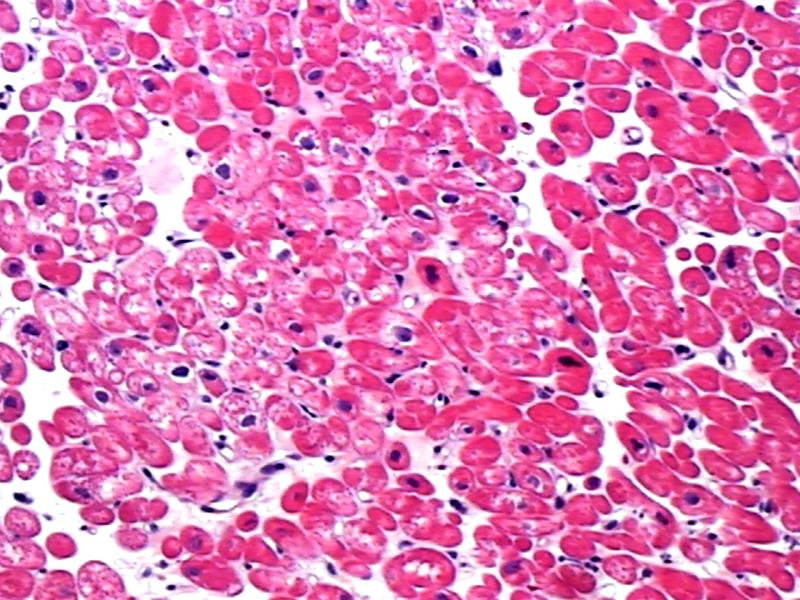
#> input picture images_original/13/R0_caso1.jpg, 800 x 600 px, found by its file name
$ python 13_texture_a.py
#> lines starting #> are read from the running program, lines starting #| are printed output that depends on the picture
### sources/library.py
import numpy as np
import matplotlib.pyplot as plt
import os
import sys

file_out = open('./outputs/' + os.path.basename(sys.argv[0]).split('.')[0] + '.txt', "w")

def print_out(text):
    print(text)
    file_out.write(text + '\n')

# [43 lines left out: functions plotar_histograma_cinzas, plotar_histograma_ruido, plotar_comparacao_histograma, not called in this run]

### sources/13_texture_a.py
# Instalar pacote com `pip3 install pillow`
from PIL import Image
# The fundamental package for scientific computing with Python
import numpy as np
# Importação da biblioteca própria
import library

def calculate_glcm(image_array, distance, angle):
    # cria uma matriz de zeros para a matriz de co-ocorrência
    glcm = np.zeros((256, 256), dtype=np.uint32)

    # itera sobre a imagem e incrementa os valores da matriz de co-ocorrência
    for row in range(image_array.shape[0] - distance):
        for col in range(image_array.shape[1] - distance):
            # pega o valor do pixel atual e do pixel adjacente
            p1 = image_array[row, col]
            p2 = image_array[row + distance, col + angle]

            # incrementa a entrada correspondente na matriz de co-ocorrência
            glcm[p1, p2] += 1

    # normaliza a matriz de co-ocorrência para que as entradas somem 1
    glcm = glcm / np.sum(glcm)

    return glcm

def calculate_haralick(image_array, distance=1, angle=0):
    # calcula a matriz de co-ocorrência para o ângulo e distância especificados
    glcm = calculate_glcm(image_array, distance, angle)

    # calcula as medidas de Haralick
    asm = np.sum(glcm ** 2)
    entropy = -np.sum(glcm * np.log2(glcm + (glcm == 0)))
    contrast = np.sum(glcm * np.square(np.subtract(*np.meshgrid(range(256), range(256), indexing='ij'))))

    return asm, entropy, contrast

# carrega a imagem em tons de cinza
img = Image.open('./images_original/13/R0_caso1.jpg').convert('L')
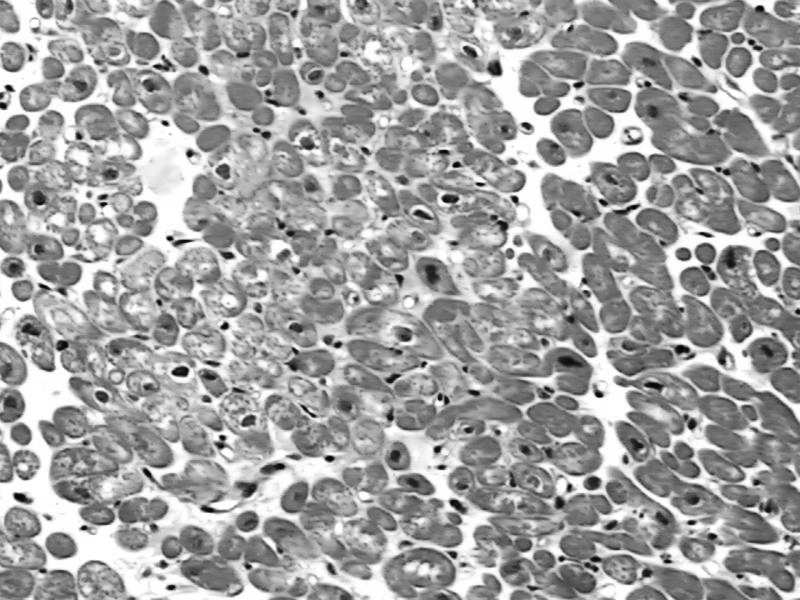
#> img: PIL image 800x600 L; min 3, max 255, mean 160.7

# converte para matriz NumPy
img_array = np.array(img)

# calcula as medidas de Haralick
asm, entropy, contrast = calculate_haralick(img_array, distance=1, angle=0)
#> after the loop in calculate_glcm, `for row in range(image_array.shape[0] - distance):`:
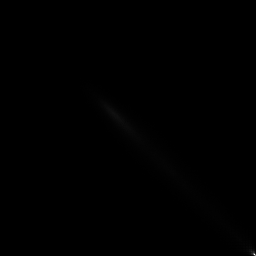
#> glcm: shape (256, 256) uint32; min 0, max 5070, mean 7.3; drawn with min black and max white
#> in calculate_haralick, `asm = np.sum(glcm ** 2)`: asm = 0.0004
#> in calculate_haralick, `entropy = -np.sum(glcm * np.log2(glcm + (glcm == 0)))`: entropy = 13.12
#> in calculate_haralick, `contrast = np.sum(glcm * np.square(np.subtract(*np.meshgrid(range(256)..`: contrast = 297.9
#> asm = 0.0004; entropy = 13.12; contrast = 297.9

# exibe os resultados
library.print_out(f'Second Moment Angular: {asm:.4f}')
library.print_out(f'Entropia: {entropy:.4f}')
library.print_out(f'Contraste: {contrast:.4f}')

$ run again, with images_original/13/R3_caso1.jpg copied over images_original/13/R0_caso1.jpg
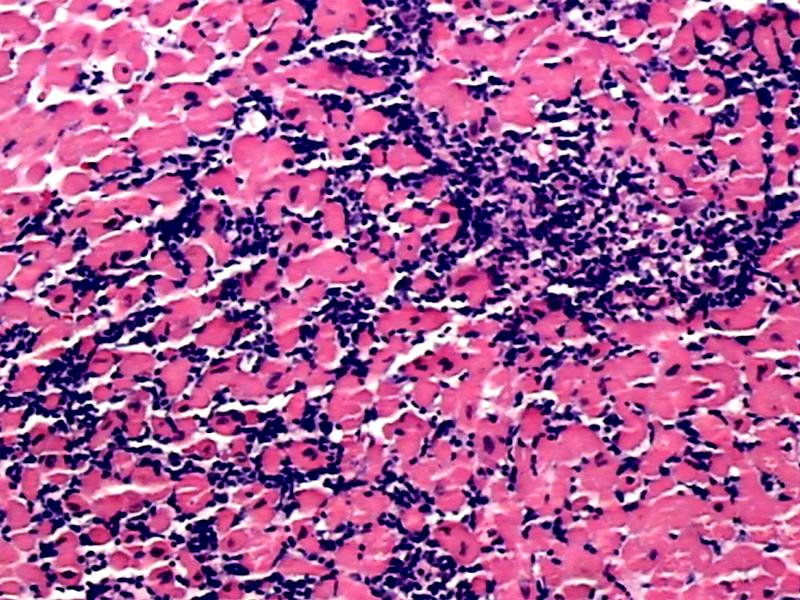
#> input picture images_original/13/R3_caso1.jpg, 800 x 600 px, found by its file name
#> `img = Image.open('./images_original/13/R0_caso1.jpg').convert('L')`:
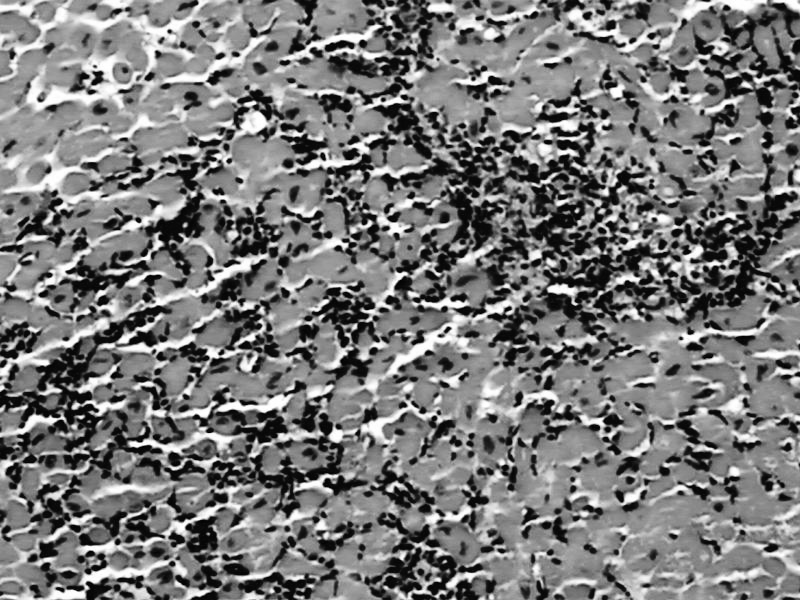
#> img: PIL image 800x600 L; min 1, max 255, mean 121.3
#> after the loop in calculate_glcm, `for row in range(image_array.shape[0] - distance):`:
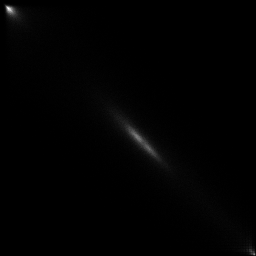
#> glcm: shape (256, 256) uint32; min 0, max 942, mean 7.3; drawn with min black and max white
#> in calculate_haralick, `asm = np.sum(glcm ** 2)`: asm = 0.000219
#> in calculate_haralick, `entropy = -np.sum(glcm * np.log2(glcm + (glcm == 0)))`: entropy = 13.69
#> in calculate_haralick, `contrast = np.sum(glcm * np.square(np.subtract(*np.meshgrid(range(256)..`: contrast = 714.2
#> `asm, entropy, contrast = calculate_haralick(img_array, distance=1, ang..`: asm = 0.000219; entropy = 13.69; contrast = 714.2

$ run again, with images_original/13/R3_caso2.jpg copied over images_original/13/R0_caso1.jpg
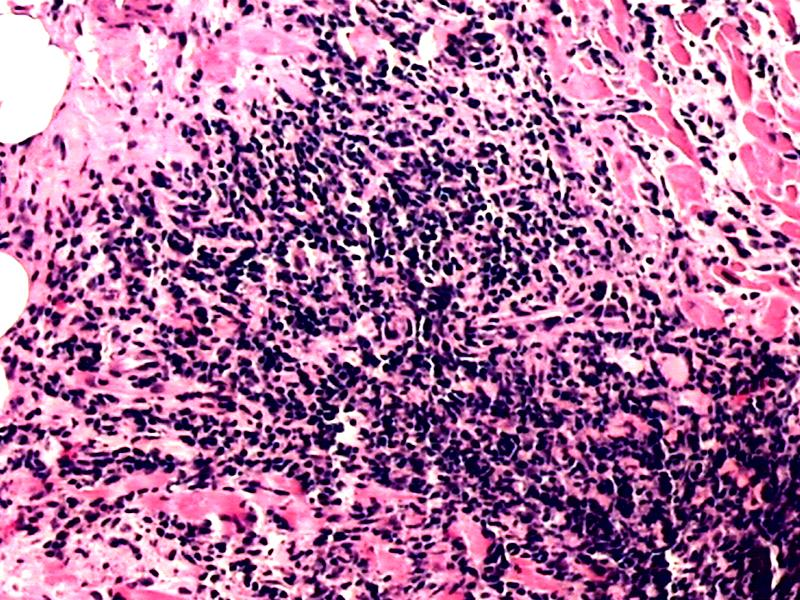
#> input picture images_original/13/R3_caso2.jpg, 800 x 600 px, found by its file name
#> `img = Image.open('./images_original/13/R0_caso1.jpg').convert('L')`:
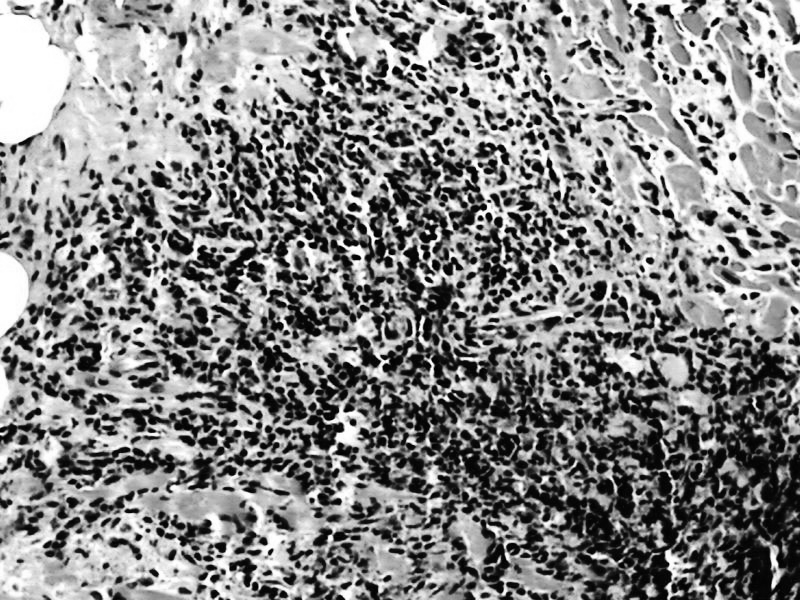
#> img: PIL image 800x600 L; min 0, max 255, mean 134.3
#> in calculate_haralick, `asm = np.sum(glcm ** 2)`: asm = 0.00034
#> in calculate_haralick, `entropy = -np.sum(glcm * np.log2(glcm + (glcm == 0)))`: entropy = 13.87
#> in calculate_haralick, `contrast = np.sum(glcm * np.square(np.subtract(*np.meshgrid(range(256)..`: contrast = 916.1
#> `asm, entropy, contrast = calculate_haralick(img_array, distance=1, ang..`: asm = 0.00034; entropy = 13.87; contrast = 916.1
